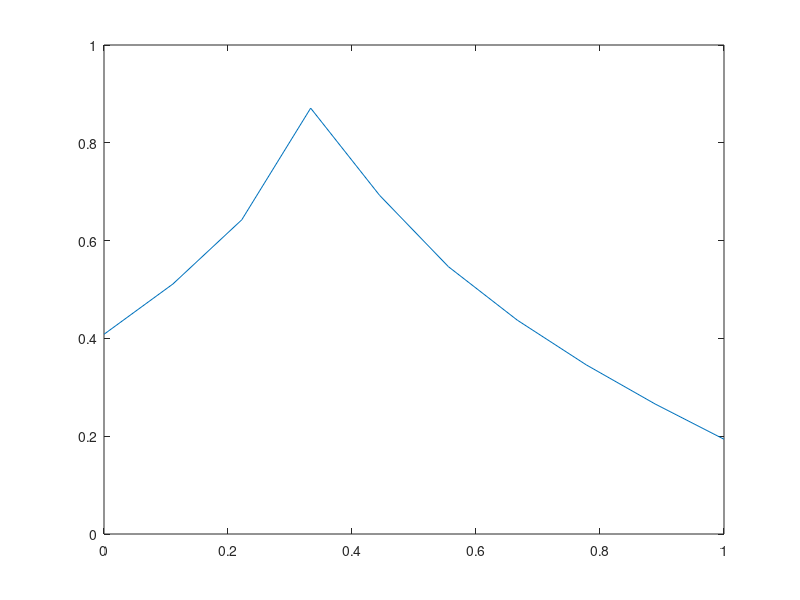

Write MATLAB code to recreate this figure.
  
    pow=0.5;
    a_0=0.35;
    n=10;
    
    for i=1:n
     x(i)=(i-1.)/(n-1.);
     a(i)=1.-abs(x(i)-a_0)^pow;
    end

    plot(x,a)

    
    
